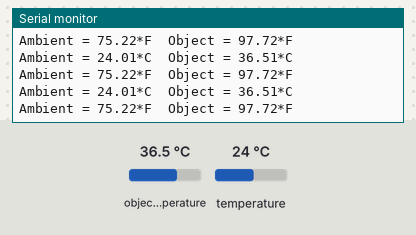
The sketch below on a simulated Arduino Uno, built with avr-gcc and run on an emulated ATmega328P. Parts: the last lines printed to the serial monitor. The inputs (shaded band) are chosen by the test bench; at power-on: object temperature 36.5 °C, temperature 24 °C.

Above: at 1.2 s.
1.3 s: object temperature set to 20 °C
At 1.88 s:
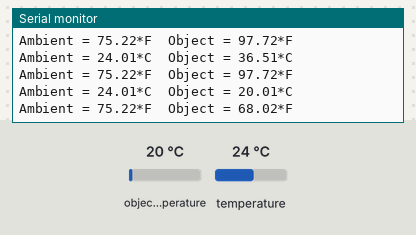
2.8 s: temperature set to 12 °C
At 2.9 s:
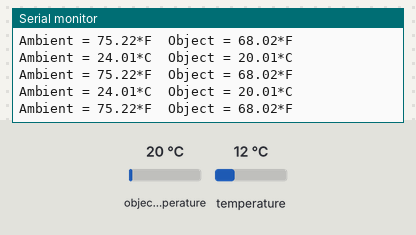
4.3 s: object temperature set to 26 °C
At 4.43 s:
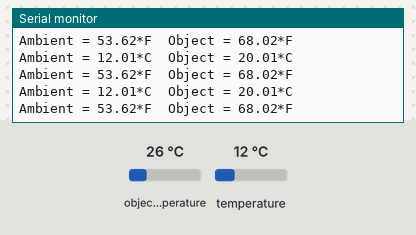
Timing chart, 0 to 7.3 s (numbered marks = the images above; inputs shaded):
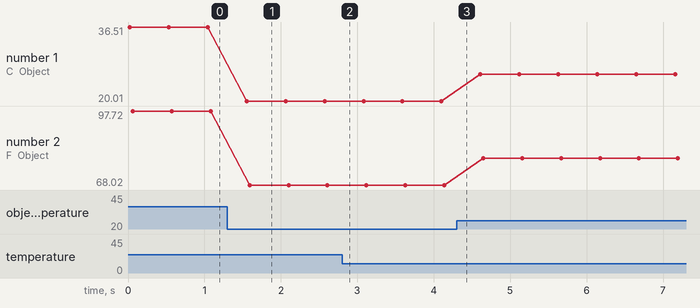

The sketch:

mlx_sensor_program.ino
```cpp
#include <Adafruit_MLX90614.h>
#include <Wire.h>

Adafruit_MLX90614 mlx = Adafruit_MLX90614();

void setup() {
  Serial.begin(9600);

  Serial.println("Adafruit MLX90614 test");

  mlx.begin();
}

void loop() {
  Serial.print("Ambient = "); Serial.print(mlx.readAmbientTempC());
  Serial.print("*C\tObject = "); Serial.print(mlx.readObjectTempC()); Serial.println("*C");
  Serial.print("Ambient = "); Serial.print(mlx.readAmbientTempF());
  Serial.print("*F\tObject = "); Serial.print(mlx.readObjectTempF()); Serial.println("*F");

  Serial.println();
  delay(500);
}
```

Measured:
- after the input at 1.3 s, the serial monitor: prints a new line after 0.25 s (image 1)
- plotted number 1: 36.51 → 20.01 after the input at 1.3 s, 20.01 → 26.01 after the input at 4.3 s
- plotted number 2: 97.72 → 68.02 after the input at 1.3 s, 68.02 → 78.82 after the input at 4.3 s
